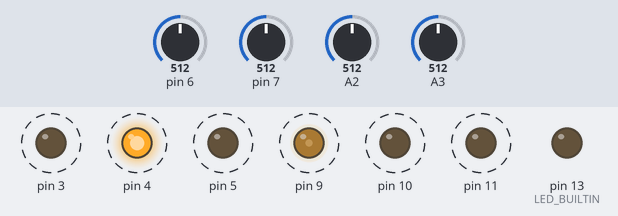
Simulated run of this sketch. Board: Arduino Uno, built with avr-gcc and run on an emulated ATmega328P. Shown: output pins drawn as LEDs (lit = HIGH). Dashed ring = blinking. The inputs (shaded band) are chosen by the test bench; at power-on: pin 6 = 512, pin 7 = 512, A2 = 512, A3 = 512. What the sketch prints to the serial monitor is not drawn.

Above: at 1.26 s.
1.3 s: pin 6 set to 306
At 1.51 s:
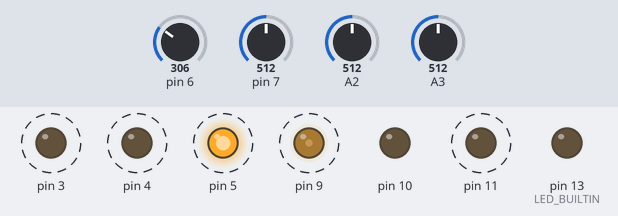
4.3 s: pin 6 set to 716
At 4.83 s:
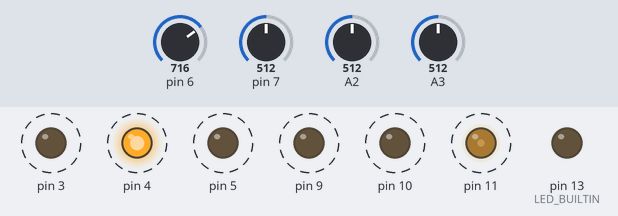
7.3 s: pin 6 set to 50
At 7.58 s:
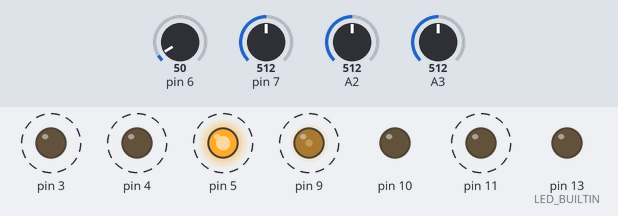
10.3 s: pin 7 set to 716
At 11.21 s:
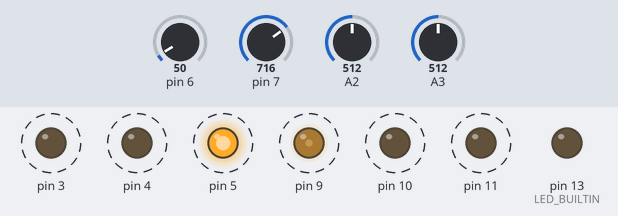
13.3 s: A2 set to 30
At 13.49 s:
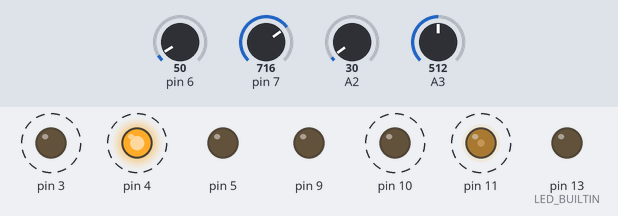
Timing chart, 0 to 17.3 s (numbered marks = the images above; inputs shaded):
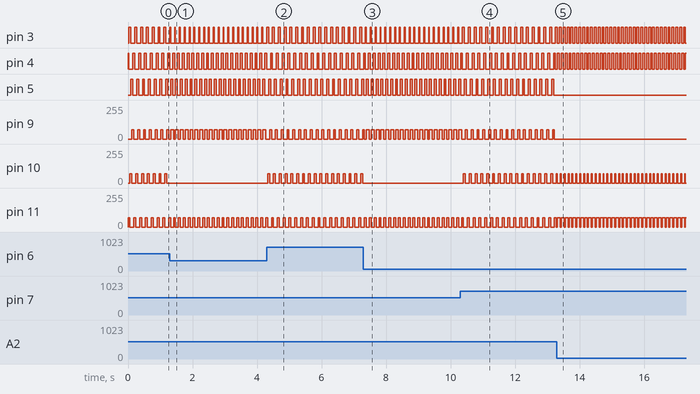

The sketch:

ESC.ino
```cpp
// https://simple-circuit.com/arduino-brushless-dc-motor-controller/

#define SoundSensorPin    A5 // this pin read the analog voltage from the sound level meter
#define PWM_START_DUTY    70
#define ARRLEN            32
#define NUM_DEBOUNCE_CHECK_LOW_SPEED 8;
#define NUM_DEBOUNCE_CHECK_HIGH_SPEED 8; // Lower this number can gain a little more maximum motor speed

byte bldc_step = 0, torque = PWM_START_DUTY;
byte pwm[ARRLEN];
size_t indexPwm = 0;
unsigned int isr_bldc_moveCount = 0, isr_bldc_moveCount2 = 0;
unsigned int numDebounceCheck = NUM_DEBOUNCE_CHECK_LOW_SPEED;
int spinPeriod, ovfCount = 0;

// Analog comparator ISR
ISR (ANALOG_COMP_vect) {
  // BEMF debounce
  for (size_t i = 0; i < numDebounceCheck; ++i) {
    if ((bldc_step & 1) != ((ACSR >> ACO) & 1))
      return;
  }
  if (TIMSK1)
    SET_PWM_DUTY(pwm[0]);
  indexPwm = 1;
  bldc_move();
  ++isr_bldc_moveCount;
  ++isr_bldc_moveCount2;
}

ISR(TIMER1_OVF_vect) {
  SET_PWM_DUTY(pwm[indexPwm]);
  if (indexPwm < ARRLEN - 1)
    ++indexPwm;
  ++ovfCount;
}

void bldc_move() { // BLDC motor commutation function
  noInterrupts();
  switch (bldc_step) {
    case 0: AH_BL(); BEMF_C_RISE(); ++bldc_step; interrupts(); return;
    case 1: AH_CL(); BEMF_B_FALL(); ++bldc_step; interrupts(); return;
    case 2: BH_CL(); BEMF_A_RISE(); ++bldc_step; interrupts(); return;
    case 3: BH_AL(); BEMF_C_FALL(); ++bldc_step; interrupts(); return;
    case 4: CH_AL(); BEMF_B_RISE(); ++bldc_step; interrupts(); return;
    case 5: CH_BL(); BEMF_A_FALL(); bldc_step = 0; interrupts(); return;
  }
}

void setup() {
  DDRB = 0b1110;   // Configure pins 9(OC1A), 10(OC1B) and 11(OC2A) as outputs.  Use as PWM pins.
  DDRD = 0b111000; // Configure pins 3, 4 and 5 as outputs.  Use as normal pins.

  // Timer1 no prescaling, Fast PWM
  TCCR1A = 1;         // pin 11 (OC2A) PWM OFF
  TCCR1B = 1 | (1 << WGM12); // Timer1 no prescaling, Fast PWM

  // Timer2 no prescaling, Fast PWM
  TCCR2A = 1 | (1 << WGM21);       // pin 11 (OC2A) PWM OFF
  TCCR2B = 1; // Timer2 no prescaling

  TIMSK1 = (1 << TOIE1); // enable timer overflow interrupt

  pinMode(LED_BUILTIN, OUTPUT);

  // Analog comparator setting
  //ACSR = 1 << ACI; // Disable and clear (flag bit) analog comparator interrupt
  ACSR = 1 << ACIE; // Enable Analog Comparator Interrupt

  SET_PWM_DUTY(PWM_START_DUTY);    // Setup starting PWM with duty cycle = PWM_START_DUTY

  // init pwm array
  const int nSteps = 0;
  const int step = PWM_START_DUTY / nSteps;
  int curDuty = PWM_START_DUTY - step * nSteps / 2;
  size_t i = 0;
  for (; i < nSteps; ++i) {
    curDuty += step;
    pwm[i] = curDuty;
  }
  for (; i < ARRLEN - nSteps; ++i) {
    pwm[i] = curDuty;
  }
  for (; i < ARRLEN; ++i) {
    curDuty -= step;
    pwm[i] = curDuty;
  }
  Serial.begin(9600);
}
int i = 0;
void loop() {
  if (torque == 0) {
    digitalWrite(LED_BUILTIN, HIGH);
    ACSR = 1 << ACI; // Disable and clear (flag bit) analog comparator interrupt
    MOTOR_IDLE();
  } else {
    digitalWrite(LED_BUILTIN, LOW);
    if (isr_bldc_moveCount == 0) {
      // Motor start
      ACSR = 1 << ACIE;
      TIMSK1 = 0; // disable timer overflow interrupt
      SET_PWM_DUTY(PWM_START_DUTY);
      bldc_move();
    } else {
      TIMSK1 = (1 << TOIE1); // enable timer overflow interrupt
      if (isr_bldc_moveCount > 60) {
        numDebounceCheck = NUM_DEBOUNCE_CHECK_HIGH_SPEED;
      } else {
        numDebounceCheck = NUM_DEBOUNCE_CHECK_LOW_SPEED;
      }
      isr_bldc_moveCount = 0;
    }
  }

  if (++i > 5) {
    int newSpinPeriod = ovfCount / isr_bldc_moveCount2;
    if(newSpinPeriod>1000)
      newSpinPeriod = -1;
    if(newSpinPeriod != spinPeriod){
      if(newSpinPeriod<0)
        Serial.println("∞");
      else
        Serial.println(newSpinPeriod);
      spinPeriod = newSpinPeriod;
    }
    ovfCount = 0;
    isr_bldc_moveCount2 = 0;
    i = 0;
  }

  if (Serial.available() >= ARRLEN) {
    Serial.readBytes(pwm,ARRLEN);
  }

  delay(30);
}

void BEMF_A_RISE() {
  ADCSRB = 0;    // Select AIN1 (Pin7) as comparator negative input
  //ACSR |= 3;            // Set interrupt on rising edge
}
void BEMF_A_FALL() {
  ADCSRB = 0;    // Select AIN1 (Pin7) as comparator negative input
  //ACSR &= ~1;           // Set interrupt on falling edge
}
void BEMF_B_RISE() {
  ADCSRA = 0;   // Disable the ADC module
  ADCSRB = (1 << ACME);
  ADMUX = 2;              // Select analog channel 2 (A2) as comparator negative input
  //ACSR |= 3;
}
void BEMF_B_FALL() {
  ADCSRA = 0;   // Disable the ADC module
  ADCSRB = (1 << ACME);
  ADMUX = 2;              // Select analog channel 2 (A2) as comparator negative input
  //ACSR &= ~1;
}
void BEMF_C_RISE() {
  ADCSRA = 0;   // Disable the ADC module
  ADCSRB = (1 << ACME);
  ADMUX = 3;              // Select analog channel 3 (A3) as comparator negative input
  //ACSR |= 3;
}
void BEMF_C_FALL() {
  ADCSRA = 0;   // Disable the ADC module
  ADCSRB = (1 << ACME);
  ADMUX = 3;              // Select analog channel 3 (A3) as comparator negative input
  //ACSR &= ~1;
}

/////////////////////////////////////////////////////////////

void AH_BL() {
  PORTD  = 1 << 4; // pin 4 on
  TCCR1A = 1;            // pin 9, 10 OFF
  TCCR2A = 0x81 | (1 << WGM21);       // pin 11 (OC2A) PWM ON
}
void AH_CL() {
  PORTD  = 1 << 3; // pin 3 on
  TCCR1A = 1;
  TCCR2A = 0x81 | (1 << WGM21);
}

void BH_CL() {
  PORTD  = 1 << 3; // pin 3 on
  TCCR1A = 0x21;         // pin 9  OFF, pin 10 (OC1B) PWM ON,
  TCCR2A = 0x1 | (1 << WGM21);   // pin 11 OFF
}
void BH_AL() {
  PORTD  = 1 << 5; // pin 5 on
  TCCR1A = 0x21;
  TCCR2A = 0x1 | (1 << WGM21);   // pin 11 OFF
}

void CH_AL() {
  PORTD  = 1 << 5; // pin 5 on
  TCCR1A = 0x81;         // pin 9 (OC1A) PWM ON, pin 10 OFF
  TCCR2A = 0x1 | (1 << WGM21);   // pin 11 OFF
}
void CH_BL() {
  PORTD  = 1 << 4; // pin 4 on
  TCCR1A = 0x81;
  TCCR2A = 0x1 | (1 << WGM21);   // pin 11 OFF
}
void MOTOR_IDLE() {
  PORTD  = 0; // pin 3, 4, 5 OFF
  TCCR1A = 0; // pin 9, 10 OFF
  TCCR2A = 0; // pin 11 OFF
}

void SET_PWM_DUTY(byte duty) {
  OCR1A = duty; // Set pin 9  PWM duty cycle
  OCR1B = duty; // Set pin 10 PWM duty cycle
  OCR2A = duty; // Set pin 11 PWM duty cycle
}
```

Measured:
- after the input at 1.3 s, pin 10: stops changing and stays 0/255
- after the input at 4.3 s, pin 10: alternates 70/255 for 0.06 s and 0/255 for 0.12 s, starting at once
- after the input at 7.3 s, pin 10: stops changing and stays 0/255
- after the input at 10.3 s, pin 10: alternates 70/255 for 0.06 s and 0/255 for 0.12 s, starting after 0.10 s
- after the input at 13.3 s, pin 3: alternates HIGH for 0.06 s and LOW for 0.06 s, starting after 0.07 s; pin 4: alternates HIGH for 0.06 s and LOW for 0.06 s, starting at once; pin 5: stops changing and stays LOW; pin 9: stops changing and stays 0/255; pin 10: alternates 70/255 for 0.03 s and 0/255 for 0.09 s, starting after 0.10 s
- by itself, pin 3–5: alternates HIGH for 0.06 s and LOW for 0.12 s
- by itself, pin 9–11: alternates 70/255 for 0.06 s and 0/255 for 0.12 s
